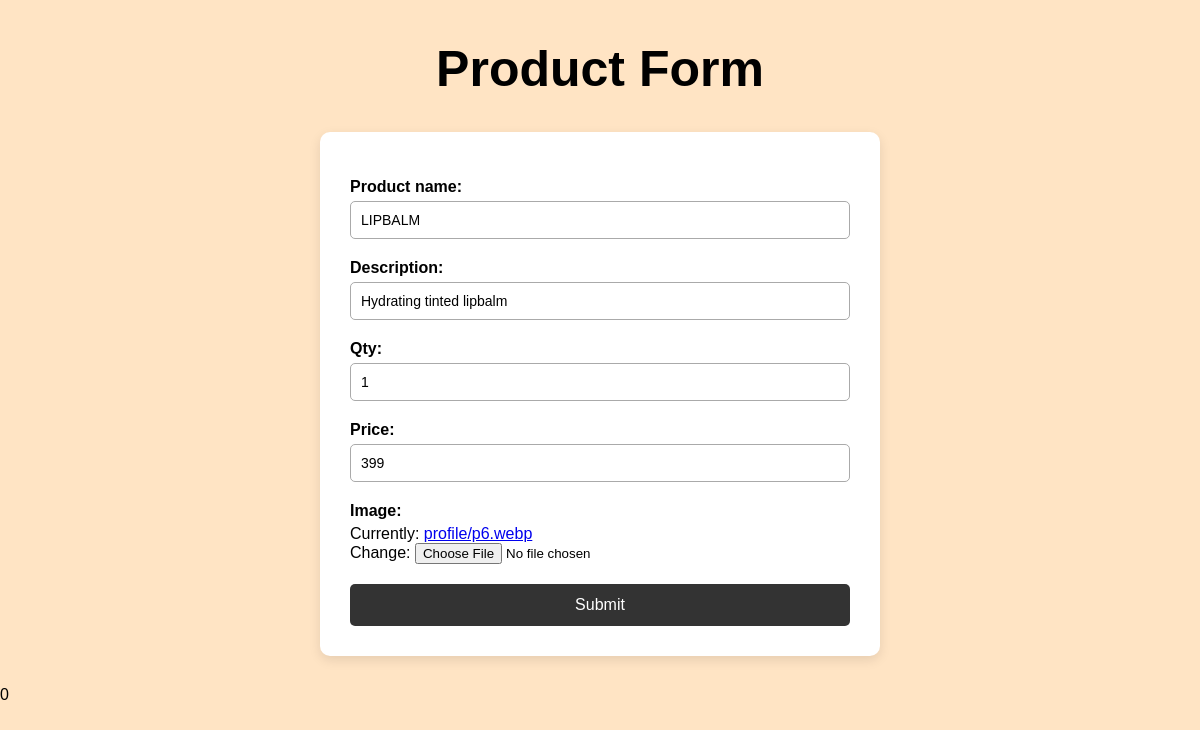
The page /edit/9/ on the database its author committed.
### backend/models.py (models this page shows)
class productTable(models.Model):
    product_name=models.CharField(max_length=50)
    description=models.CharField(max_length=100)
    qty=models.IntegerField()
    price=models.IntegerField()
    image=models.ImageField(upload_to="profile")

### backend/views.py (the view)
# urls.py: path("edit/<int:dataid>/",edit,name="edit"),
def edit(request, dataid):
    edited = productTable.objects.get(id=dataid)
    if request.method == 'POST':
        frm = ProductForm(request.POST, request.FILES, instance=edited)
        if frm.is_valid():
            frm.save()
            return redirect('table')  # replace with your actual redirect target
    else:
        frm = ProductForm(instance=edited)
    return render(request, "productedit.html", {"frm": frm})

### backend/forms.py
class ProductForm(ModelForm):
    class Meta:
        model=productTable
        fields="__all__"

### backend/templates/productedit.html (shortened to what this page needs)
<h1>Product Form</h1>
<form action="{% url 'save' %}" method="POST" class="product-form" enctype="multipart/form-data">
    {{ frm.as_p }}
    <button type="submit">Submit</button>
</form>
0

### backend/templates/productedit.html (style rules this page uses)
h1 { color: black; text-align: center; font-size: 50px; margin-top: 40px; }
.product-form { background-color: white; max-width: 500px; margin: 30px auto; padding: 30px; border-radius: 10px; box-shadow: 0 4px 12px rgba(0,0,0,0.1); }
.product-form p { margin-bottom: 20px; }
.product-form label { display: block; font-weight: bold; margin-bottom: 5px; }
.product-form input[type="text"], .product-form input[type="number"], .product-form textarea, .product-form select { width: 100%; padding: 10px; border: 1px solid #aaa; border-radius: 5px; box-sizing: border-box; font-size: 14px; }
.product-form button { display: block; width: 100%; background-color: #333; color: white; padding: 12px; border: none; border-radius: 5px; font-size: 16px; cursor: pointer; margin-top: 20px; }

### rows shown on the page
productTable: product_name "LIPBALM", description "Hydrating tinted lipbalm", qty "1", price "399"
